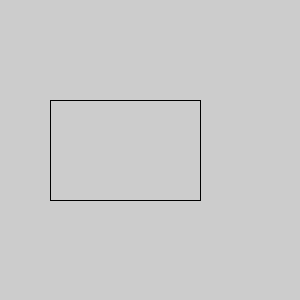
Frame 1 (no input)
Frame 60 (the mouse pressed at the canvas centre just before this capture): identical to frame 1, image omitted
Frame 120 (the mouse held since frame 60 and released just before this capture): identical to frame 1, image omitted

The Processing sketch that drew this single still picture (run headless with seeded random() and noise(); from frame 60 on, the mouse is pressed at the canvas centre):

// Processing sketch: opdracht_9_4
// ── opdracht_9_4.pde
void setup(){
  size (300,300);
  vierkant(50,100,200,100);
}

void draw (){

}

void vierkant(int x1, int y1, int x2, int y2){
  line(x1,y1,x2,y2);
  line(x1,y1,x1,x2);
  line(x2,y1,x2,x2);
  line(x1,x2,x2,x2);
}
